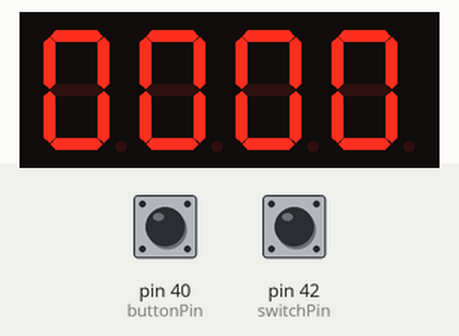
Simulated run of this sketch. Board: Arduino Mega 2560, built with avr-gcc and run on an emulated ATmega2560. Parts: 4-digit seven-segment display. Wiring (inferred from the names in the program): 4-digit 7-segment display, segments lit when LOW: segments pin 6, pin 7, pin 8, pin 9, pin 10, pin 11, pin 12, pin 13; digit selects pin 2, pin 3, pin 4, pin 5. The inputs (shaded band) are chosen by the test bench; at power-on: pin 40 (buttonPin) LOW, pin 42 (switchPin) HIGH. The segment pins are drawn as the display they are named for.

Above: at 1.2 s.
1.3 s: pin 40 (buttonPin) pulled HIGH for 0.15 s
At 2.2 s:
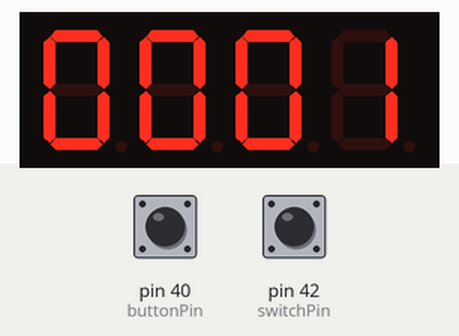
3.1 s: pin 40 (buttonPin) pulled HIGH for 1 s
At 3.99 s:
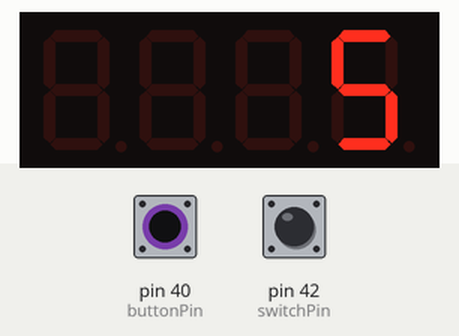
Timing chart, 0 to 6.1 s (numbered marks = the images above; inputs shaded):
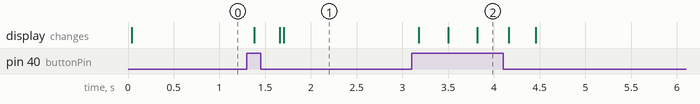

Measured:
- after the input at 1.3 s, the display: first changes after 0.08 s (image 1 shows a later state)
- after the input at 3.1 s, the display: first changes after 0.08 s (image 2 shows a later state)

The sketch:

affichage-4-7__5_.ino
```cpp
int digit1 = 2; //Afficheur le plus à gauche - chiffre 1000
int digit2 = 3; //Afficheur centre gauche - chiffre 100
int digit3 = 4; //Afficheur centre droit - chiffre 10
int digit4 = 5; //Afficheur le plus à droite - chiffre 1

int segA = 6; //Led A
int segB = 7; //Led B
int segC = 8; //Led C
int segD = 9; //Led D
int segE = 10; //Led E
int segF = 11; //Led F
int segG = 12; //Led G
int dp = 13; //Led dp (= digital point)

int aff = 0; //chiffre à afficher
int tpsAllume = 0; //tps pendant lequel ce sera allumé
int ecartAll = 0; //tps d'ecart entre llumage du 1,2,3

int switchPin = 42; //pin du boutton
boolean switchState = LOW; //etat du bouton

int buttonPin = 40; //pin du boutton
boolean buttonState = LOW; //etat du bouton
int resultButton = 0; //nb appuis boutton
int resultButton2 = 0; //nb appuis boutton (2)


void setup() {
pinMode(digit1, OUTPUT);
pinMode(digit2, OUTPUT);
pinMode(digit3, OUTPUT);
pinMode(digit4, OUTPUT);

pinMode(segA, OUTPUT);
pinMode(segB, OUTPUT);
pinMode(segC, OUTPUT);
pinMode(segD, OUTPUT);
pinMode(segE, OUTPUT);
pinMode(segF, OUTPUT);
pinMode(segG, OUTPUT);
pinMode(dp, OUTPUT);

pinMode(buttonPin, INPUT);

//On commence par tout éteindre
digitalWrite(digit1, LOW);
digitalWrite(digit2, LOW);
digitalWrite(digit3, LOW);
digitalWrite(digit4, LOW);
}

void afficheDigit(int num){
//initialisation des chiffres (0,1,2,3,4,5,6,7,8,9)
 if (num==0)
   {
   digitalWrite(segA, LOW);
   digitalWrite(segB, LOW);
   digitalWrite(segC, LOW);
   digitalWrite(segD, LOW);
   digitalWrite(segE, LOW);
   digitalWrite(segF, LOW);
   digitalWrite(segG, HIGH);
   digitalWrite(dp, HIGH);
   }
 if (num==1)
   {
   digitalWrite(segA, HIGH);
   digitalWrite(segB, LOW);
   digitalWrite(segC, LOW);
   digitalWrite(segD, HIGH);
   digitalWrite(segE, HIGH);
   digitalWrite(segF, HIGH);
   digitalWrite(segG, HIGH);
   digitalWrite(dp, HIGH);
   }
 if (num==2)
   {
   digitalWrite(segA, LOW);
   digitalWrite(segB, LOW);
   digitalWrite(segC, HIGH);
   digitalWrite(segD, LOW);
   digitalWrite(segE, LOW);
   digitalWrite(segF, HIGH);
   digitalWrite(segG, LOW);
   digitalWrite(dp, HIGH);
   }
 if (num==3)
   {
   digitalWrite(segA, LOW);
   digitalWrite(segB, LOW);
   digitalWrite(segC, LOW);
   digitalWrite(segD, LOW);
   digitalWrite(segE, HIGH);
   digitalWrite(segF, HIGH);
   digitalWrite(segG, LOW);
   digitalWrite(dp, HIGH);
   }
 if (num==4)
   {
   digitalWrite(segA, HIGH);
   digitalWrite(segB, LOW);
   digitalWrite(segC, LOW);
   digitalWrite(segD, HIGH);
   digitalWrite(segE, HIGH);
   digitalWrite(segF, LOW);
   digitalWrite(segG, LOW);
   digitalWrite(dp, HIGH);
   }
 if (num==5)
   {
   digitalWrite(segA, LOW);
   digitalWrite(segB, HIGH);
   digitalWrite(segC, LOW);
   digitalWrite(segD, LOW);
   digitalWrite(segE, HIGH);
   digitalWrite(segF, LOW);
   digitalWrite(segG, LOW);
   digitalWrite(dp, HIGH);
   }
 if (num==6)
   {
   digitalWrite(segA, LOW);
   digitalWrite(segB, HIGH);
   digitalWrite(segC, LOW);
   digitalWrite(segD, LOW);
   digitalWrite(segE, LOW);
   digitalWrite(segF, LOW);
   digitalWrite(segG, LOW);
   digitalWrite(dp, HIGH);
   }
 if (num==7)
   {
   digitalWrite(segA, LOW);
   digitalWrite(segB, LOW);
   digitalWrite(segC, LOW);
   digitalWrite(segD, HIGH);
   digitalWrite(segE, HIGH);
   digitalWrite(segF, HIGH);
   digitalWrite(segG, HIGH);
   digitalWrite(dp, HIGH);
   }
 if (num==8)
   {
   digitalWrite(segA, LOW);
   digitalWrite(segB, LOW);
   digitalWrite(segC, LOW);
   digitalWrite(segD, LOW);
   digitalWrite(segE, LOW);
   digitalWrite(segF, LOW);
   digitalWrite(segG, LOW);
   digitalWrite(dp, HIGH);
   }
 if (num==9)
   {
   digitalWrite(segA, LOW);
   digitalWrite(segB, LOW);
   digitalWrite(segC, LOW);
   digitalWrite(segD, LOW);
   digitalWrite(segE, HIGH);
   digitalWrite(segF, LOW);
   digitalWrite(segG, LOW);
   digitalWrite(dp, HIGH);
   }
} //fin de l'initialization


void affiche4digits(int num){
//Affiche un nb à 4 chiffres
int nb; //calcul d'un nb entier

//affiche le chiffre des 1000
nb=num/1000;
digitalWrite(digit4, LOW);
digitalWrite(digit1, HIGH);
afficheDigit(nb);
delay(0002);

//affiche le chiffre des 100
num=num-nb*1000;
nb=num/100;
digitalWrite(digit1, LOW);
digitalWrite(digit2, HIGH);
afficheDigit(nb);
delay(0002);

//affiche le chiffre des 10
num=num-nb*100;
nb=num/10;
digitalWrite(digit2, LOW);
digitalWrite(digit3, HIGH);
afficheDigit(nb);
delay(0002);

//affiche le chiffre des 1
num=num-nb*10;
nb=num;
digitalWrite(digit3, LOW);
digitalWrite(digit4, HIGH);
afficheDigit(nb);
delay(0002);
}


void loop(){
switchState = digitalRead(switchPin);

if (switchState == LOW) {
  buttonState = digitalRead(buttonPin);
  //surveil appuis boutton
  if (buttonState == HIGH) {
    resultButton += 1 ;
    delay(0500);
  }
  //designe le tps allumé
  if (resultButton == 0) {
    tpsAllume = 1 ;
  }
  if (resultButton == 1) {
    tpsAllume = 5 ;
  }
  if (resultButton == 2) {
    tpsAllume = 10 ;
  }
  if (resultButton == 3) {
    tpsAllume = 30 ;
  }
  if (resultButton == 4) {
    tpsAllume = 60 ;
  }
  if (resultButton > 4) {
    resultButton = 0 ;
  }

  affiche4digits(tpsAllume);
}

if (switchState == HIGH) {
  buttonState = digitalRead(buttonPin);
  //surveil appuis boutton
  if (buttonState == HIGH) {
    resultButton2 += 1 ;
    delay(0500);
  }
  //designe le tps allumé
  if (resultButton2 == 0) {
    ecartAll = 0 ;
  }
  if (resultButton2 == 1) {
    ecartAll = 1 ;
  }
  if (resultButton2 == 2) {
    ecartAll = 2 ;
  }
  if (resultButton2 == 3) {
    ecartAll = 5 ;
  }
  if (resultButton2 == 4) {
    ecartAll = 10 ;
  }
  if (resultButton2 > 4) {
    resultButton2 = 0 ;
  }

  affiche4digits(ecartAll);
}

if ((switchState != LOW) && (switchState != HIGH)) {
    affiche4digits(00);
}

}
```
